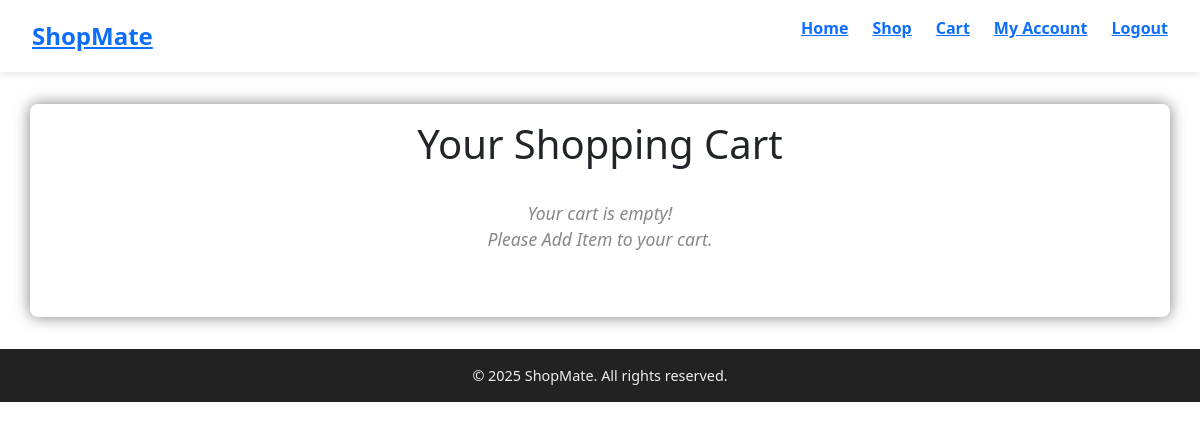
The app's page /cart (signed in), older data.
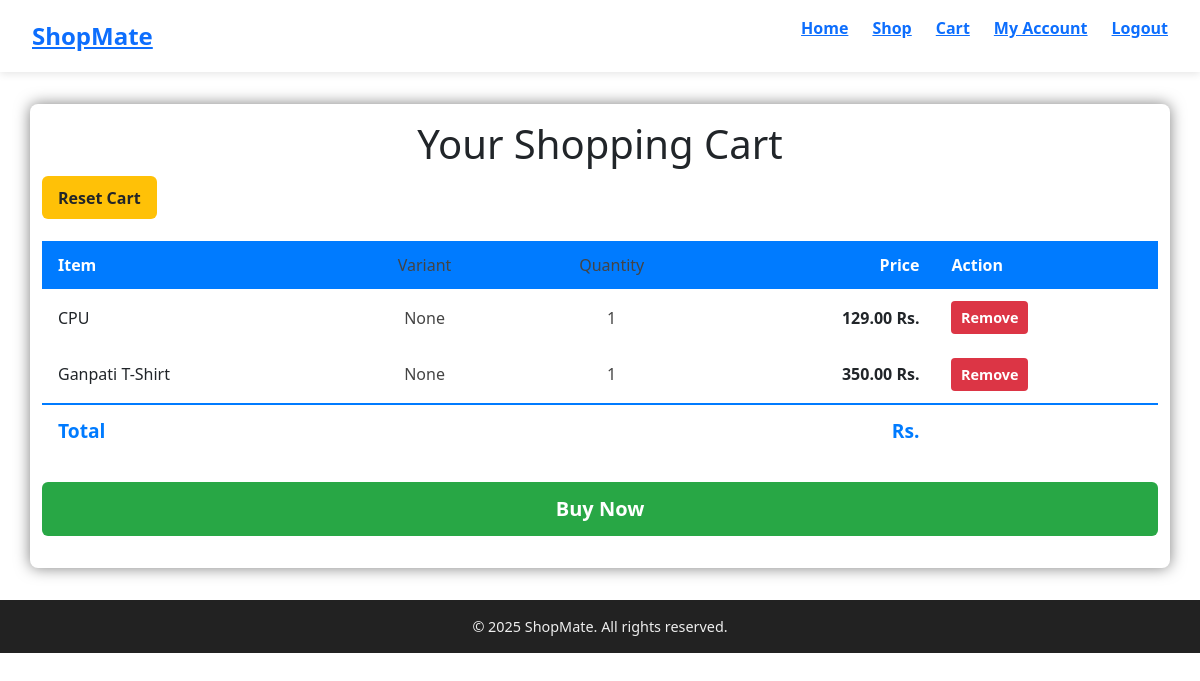
The same page, newer data.
### ecommstore/models.py (models this page shows)
class CartItem(models.Model):
    user = models.ForeignKey(User, on_delete=models.CASCADE)
    product = models.ForeignKey(Product, on_delete=models.CASCADE)
    variant = models.ForeignKey(ProductVariant, on_delete=models.SET_NULL, null=True, blank=True)
    quantity = models.PositiveIntegerField(default=1)
    price = models.PositiveIntegerField(default=1)
    added_at = models.DateTimeField(auto_now_add=True)
    updated_at = models.DateTimeField(auto_now=True)
    class Meta:
        unique_together = ('user', 'product', 'variant')  # Prevent duplicate items in cart
    def __str__(self):
        return f"{self.quantity}x {self.product.name} for {self.user.username}"

class Product(models.Model):
    product_code = models.CharField(max_length=12,primary_key=True)
    name = models.CharField(max_length=200)
    description = models.TextField()
    image = models.ImageField(upload_to = 'static', blank=True, null=True)
    price = models.DecimalField(max_digits=12,decimal_places=2)
    stock = models.IntegerField()
    specification = models.JSONField(null=True)
    termsnconditions = models.JSONField(null=True)
    created_date = models.DateTimeField(auto_now_add=True)
    desc1 = models.TextField(null=True)
    image1 = models.ImageField(upload_to = 'static', blank=True, null=True)
    image2 = models.ImageField(upload_to = 'static', blank=True, null=True)
    image3 = models.ImageField(upload_to = 'static', blank=True, null=True)
    def __str__(self):
        return self.name

### ecommstore/views.py (the view)
# urls.py: path('cart',views.cart,name="cart"),
def cart(request):
    cart_items = {}
    i=0
    final_cart_items = CartItem.objects.filter(user=request.user)
    cartlength = len(final_cart_items)
    for i in range(0,cartlength):
        cart_items[i] = final_cart_items[i]
    print(cart_items)
    return render(request,'ecommstore/templates/cartdetail.html',{'cart_items':cart_items.items()})

### ecommstore/templates/ecommstore/templates/cartdetail.html (shortened to what this page needs)
{% extends 'base.html' %}
{% block body %}
    <div class="container">
        <h1>Your Shopping Cart</h1>
        {% if cart_items %}
        <div class="clearfix">
            <form method="POST" action="{% url 'resetCart' %}" style="display:inline-block;">
                <button type="submit" class="reset-cart-btn">Reset Cart</button>
            </form>
        </div>
        <table>
            <thead>
                <tr>
                    <th>Item</th>
                    <th class="variant">Variant</th>
                    <th class="quantity">Quantity</th>
                    <th class="price">Price</th>
                    <th>Action</th>
                </tr>
            </thead>
            <tbody>
                {% for key, value in cart_items %}
                <tr>
                    <td>{{ value.product }}</td>
                    <td class="variant">{{ value.variant }}</td>
                    <td class="quantity">{{ value.quantity }}</td>
                    <td class="price">{{ value.price|floatformat:2 }} Rs.</td>
                    <td>
                        <form method="POST" action="{% url 'delToCartAct' value.id %}">
                            <button type="submit" class="remove-btn">Remove</button>
                        </form>
                    </td>
                </tr>
                {% endfor %}
                <tr class="total-row">
                    <td colspan="3">Total</td>
                    <td class="price">Rs. {{ total_price|floatformat:2 }}</td>
                    <td></td>
                </tr>
            </tbody>
        </table>
        <form method="POST" action="">
            <button type="submit" class="buy-now-btn">Buy Now</button>
        </form>
        {% else %}
        <p class="empty-cart">Your cart is empty!<br>Please Add Item to your cart.
        </p>
        {% endif %}
    </div>
{% endblock %}

Row changes from the older to the newer data that the page shows:
added CartItem: product "CPU", variant "None", quantity "1", price "129.00"
added CartItem: product "Ganpati T-Shirt", variant "None", quantity "1", price "350.00"
Text that changed along with them:
text no longer shown: "Your cart is empty! Please Add Item to your cart."
text now shown: "Reset Cart Item Variant Quantity Price Action Total Rs. Buy Now"
